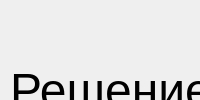
<?xml version="1.0" encoding="UTF-8"?>
<ui version="4.0">
 <class>PhysicsMath</class>
 <widget class="QMainWindow" name="PhysicsMath">
  <property name="geometry">
   <rect>
    <x>0</x>
    <y>0</y>
    <width>1055</width>
    <height>0</height>
   </rect>
  </property>
  <property name="mouseTracking">
   <bool>false</bool>
  </property>
  <property name="tabletTracking">
   <bool>false</bool>
  </property>
  <property name="acceptDrops">
   <bool>false</bool>
  </property>
  <property name="windowTitle">
   <string>Physics_Math</string>
  </property>
  <property name="autoFillBackground">
   <bool>false</bool>
  </property>
  <property name="documentMode">
   <bool>false</bool>
  </property>
  <property name="dockNestingEnabled">
   <bool>false</bool>
  </property>
  <property name="unifiedTitleAndToolBarOnMac">
   <bool>false</bool>
  </property>
  <widget class="QWidget" name="centralwidget">
   <widget class="QLabel" name="label">
    <property name="geometry">
     <rect>
      <x>10</x>
      <y>10</y>
      <width>1031</width>
      <height>161</height>
     </rect>
    </property>
    <property name="font">
     <font>
      <pointsize>36</pointsize>
      <weight>50</weight>
      <bold>false</bold>
     </font>
    </property>
    <property name="text">
     <string>Решение математических и физических задач</string>
    </property>
   </widget>
   <widget class="QWidget" name="verticalLayoutWidget">
    <property name="geometry">
     <rect>
      <x>240</x>
      <y>220</y>
      <width>491</width>
      <height>371</height>
     </rect>
    </property>
    <layout class="QVBoxLayout" name="verticalLayout">
     <property name="spacing">
      <number>50</number>
     </property>
     <property name="sizeConstraint">
      <enum>QLayout::SetMinAndMaxSize</enum>
     </property>
     <property name="leftMargin">
      <number>50</number>
     </property>
     <property name="topMargin">
      <number>20</number>
     </property>
     <property name="rightMargin">
      <number>50</number>
     </property>
     <property name="bottomMargin">
      <number>20</number>
     </property>
     <item>
      <widget class="QPushButton" name="pushButton_2">
       <property name="sizePolicy">
        <sizepolicy hsizetype="MinimumExpanding" vsizetype="MinimumExpanding">
         <horstretch>0</horstretch>
         <verstretch>0</verstretch>
        </sizepolicy>
       </property>
       <property name="maximumSize">
        <size>
         <width>16777215</width>
         <height>16777215</height>
        </size>
       </property>
       <property name="font">
        <font>
         <pointsize>28</pointsize>
        </font>
       </property>
       <property name="text">
        <string>Математика</string>
       </property>
       <property name="iconSize">
        <size>
         <width>16</width>
         <height>16</height>
        </size>
       </property>
      </widget>
     </item>
     <item>
      <widget class="QPushButton" name="pushButton_3">
       <property name="sizePolicy">
        <sizepolicy hsizetype="MinimumExpanding" vsizetype="MinimumExpanding">
         <horstretch>0</horstretch>
         <verstretch>0</verstretch>
        </sizepolicy>
       </property>
       <property name="font">
        <font>
         <pointsize>28</pointsize>
        </font>
       </property>
       <property name="text">
        <string>Физика</string>
       </property>
      </widget>
     </item>
    </layout>
   </widget>
  </widget>
 </widget>
 <resources/>
 <connections/>
</ui>
